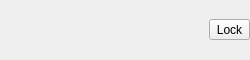
<?xml version="1.0" encoding="UTF-8"?>
<ui version="4.0">
 <class>LockBar</class>
 <widget class="QFrame" name="LockBar">
  <property name="geometry">
   <rect>
    <x>0</x>
    <y>0</y>
    <width>250</width>
    <height>60</height>
   </rect>
  </property>
  <property name="minimumSize">
   <size>
    <width>20</width>
    <height>20</height>
   </size>
  </property>
  <property name="maximumSize">
   <size>
    <width>16777215</width>
    <height>60</height>
   </size>
  </property>
  <property name="windowTitle">
   <string/>
  </property>
  <property name="layoutDirection">
   <enum>Qt::LeftToRight</enum>
  </property>
  <property name="autoFillBackground">
   <bool>false</bool>
  </property>
  <property name="lineWidth">
   <number>0</number>
  </property>
  <layout class="QHBoxLayout" name="horizontalLayout">
   <property name="spacing">
    <number>0</number>
   </property>
   <property name="margin">
    <number>0</number>
   </property>
   <item>
    <spacer name="horizontalSpacer">
     <property name="orientation">
      <enum>Qt::Horizontal</enum>
     </property>
     <property name="sizeHint" stdset="0">
      <size>
       <width>40</width>
       <height>20</height>
      </size>
     </property>
    </spacer>
   </item>
   <item>
    <widget class="QToolButton" name="LockButton">
     <property name="sizePolicy">
      <sizepolicy hsizetype="Fixed" vsizetype="Maximum">
       <horstretch>0</horstretch>
       <verstretch>0</verstretch>
      </sizepolicy>
     </property>
     <property name="layoutDirection">
      <enum>Qt::LeftToRight</enum>
     </property>
     <property name="text">
      <string>Lock</string>
     </property>
     <property name="icon">
      <iconset resource="../bitcoin.qrc">
       <normaloff>:/icons/lock_closed_2</normaloff>:/icons/lock_closed_2</iconset>
     </property>
     <property name="iconSize">
      <size>
       <width>18</width>
       <height>18</height>
      </size>
     </property>
     <property name="toolButtonStyle">
      <enum>Qt::ToolButtonTextBesideIcon</enum>
     </property>
    </widget>
   </item>
  </layout>
 </widget>
 <resources>
  <include location="../bitcoin.qrc"/>
 </resources>
 <connections/>
</ui>
